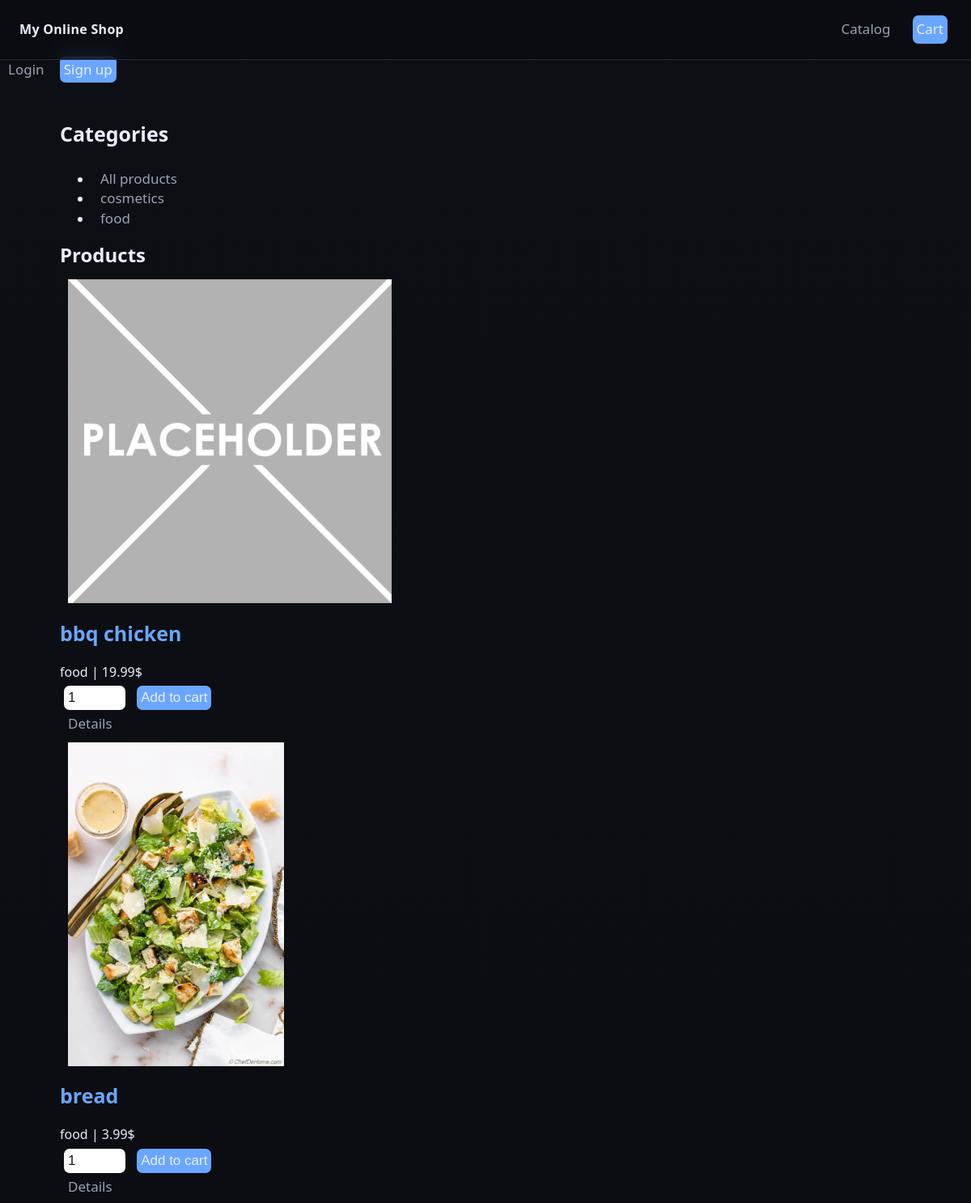
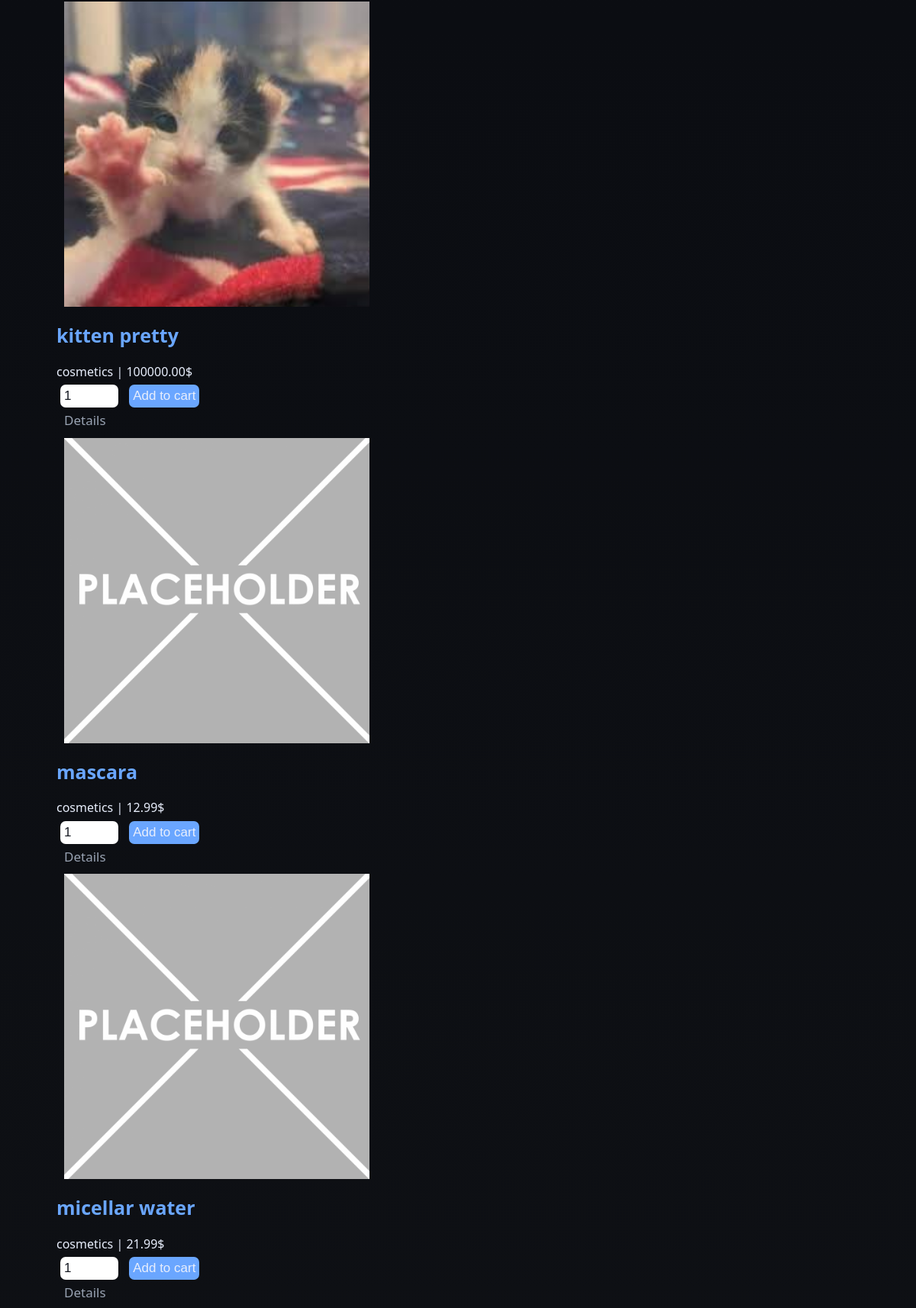
The page / (upper part) on the database its author committed (2 pictures, top to bottom).
### shop/models.py (models this page shows, shortened)
class Category(models.Model):
    name=models.CharField(max_length=120)
    slug=models.SlugField(max_length=140, unique=True)
    class Meta:
        ordering=['name']
        verbose_name='Category'
        verbose_name_plural='Categories'
    def get_absolute_url(self):
        return reverse('shop:category', args=[self.slug])

class Product(models.Model):
    category=models.ForeignKey(Category, on_delete=models.PROTECT, related_name='products')
    name=models.CharField(max_length=180)
    slug=models.SlugField(max_length=200, unique=True)
    price=models.DecimalField(max_digits=10, decimal_places=2, default=Decimal('0.00'))
    is_weighted=models.BooleanField(default=False, help_text='Drobnoe kolichestvo (ex: kg)')
    stock=models.PositiveIntegerField(default=100)
    is_active=models.BooleanField(default=True)
    unit=models.CharField(max_length=20, default='pcs')
    image=models.ImageField(upload_to='products/%Y/%m/', blank=True, null=True)
    description=models.TextField(blank=True)
    class Meta:
        ordering=['name']
        indexes=[models.Index(fields=['slug']), models.Index(fields=['name'])]
        verbose_name='Product'
        verbose_name_plural='Products'
    def get_absolute_url(self):
        return reverse('shop:product', args=[self.slug])

### shop/views.py (the view)
# urls.py: path('', views.product_list, name='home'),
def product_list(request, category_slug=None):
    category=None
    categories=Category.objects.all()
    products=Product.objects.filter(is_active=True)
    if category_slug:
        category=get_object_or_404(Category, slug=category_slug)
        products=products.filter(category=category)
    return render(request, 'shop/product/list.html', {
        'category': category,
        'categories': categories,
        'products': products
    })

### shop/templates/shop/product/list.html (shortened to what this page needs)
{%extends 'shop/base.html'%}
{%load static%}
{%block content%}
<div class="shell">
    <aside class="panel">
        <h3 class="cat-title">Categories</h3>
        <ul class="cat-list">
            <li><a class="categorylol" href="{%url 'shop:home'%}">All products</a></li>
            {%for c in categories%}
            <li><a class="categorylol" href="{{c.get_absolute_url}}">{{c.name}}</a></li>
            {%endfor%}
        </ul>
    </aside>
    <section class="panel">
        <h2 style="margin:0 0 12px 0">
            Products{%if category%} in {{category.name}}{%endif%}
        </h2>
        <div class="grid">
            {%for p in products%}
            <article class="card">
                <div class="card__img">
                    {% if p.image %}
                        <img src="{{ p.image.url }}" alt="{{ p.name }}" class="product-img">
                    {% else %}
                        <img src="{% static 'img/placeholder.png' %}" alt="" class="product-img">
                    {% endif %}
                </div>
                <div class="card__body">
                    <h3 class="Card__name">
                        <a href="{{p.get_absolute_url}}" class="productname" style="text-decoration: none;">{{p.name}}</a>
                    </h3>
                    <div class="card__meta">
                        <span class="muted">{{p.category.name}} | </span>
                        <span class="card__price">{{p.price}}$</span>
                    </div>
                    <div class="card__actions">
                        <form action="{%url 'shop:cart_add' p.id%}" method="post">
                            <input class="inputqty" type="number" name="quantity" value="1" min="1" max="999">
                            <button class="btn btn--primary" type="submit">Add to cart</button>
                        </form>
                        <a class="btn" href="{{p.get_absolute_url}}">Details</a>
                    </div>
                </div>
            </article>
            {%empty%}
            <p class="muted">No products found.</p>
            {%endfor%}
        </div>
    </section>
</div>
{%endblock%}

### static/css/style.css (style rules this page uses)
:root { --bg:#0f1115; --panel:#151922; --muted:#99a3b3; --text:#e8eefc; --brand:#6aa6ff; --brand-2:#7ee787; --danger:#ff6b6b; --border:#232a39; --radius:14px; --shadow: 0 6px 24px rgba(0,0,0,.25); }
* { box-sizing: border-box; }
html, body { height: 100%; }
body { margin: 0; font: 16px/1.45 system-ui, -apple-system, Segoe UI, Roboto, Ubuntu; color: var(--text); background: linear-gradient(180deg, #0c0f14, #0b0d12 40%, #0f1115 100%); }
.btn { font-size: 20px; color: var(--text); text-decoration: none; }

### shop/templates/shop/base.html (style rules this page uses)
.btn { font-size: 17px; color: var(--muted); text-decoration: none; margin: 10px; }
.categorylol { font-size: 17px; color: var(--muted); text-decoration: none; margin: 10px; }
.cat-title { font-size: 25px; }
.btn--primary { margin: 5px; padding: 5px; border: none; border-radius: 7px; background: var(--brand); color: var(--text); }
.inputqty { font-size: 17px; margin: 5px; padding: 5px; border: none; border-radius: 7px; background: white; color: var(--panel); }
.productname { color: var(--brand); font-size: 25px; }
.card__img { height: 400px; display: flex; margin: 10px; }

### rows shown on the page
Category: name "cosmetics"
Category: name "food"
Product: name "bbq chicken", category.name "food", price "19.99"
Product: image (picture), name "bread", category.name "food", price "3.99"
Product: image (picture), name "kitten pretty", category.name "cosmetics", price "100000.00"
Product: name "mascara", category.name "cosmetics", price "12.99"
Product: name "micellar water", category.name "cosmetics", price "21.99"
